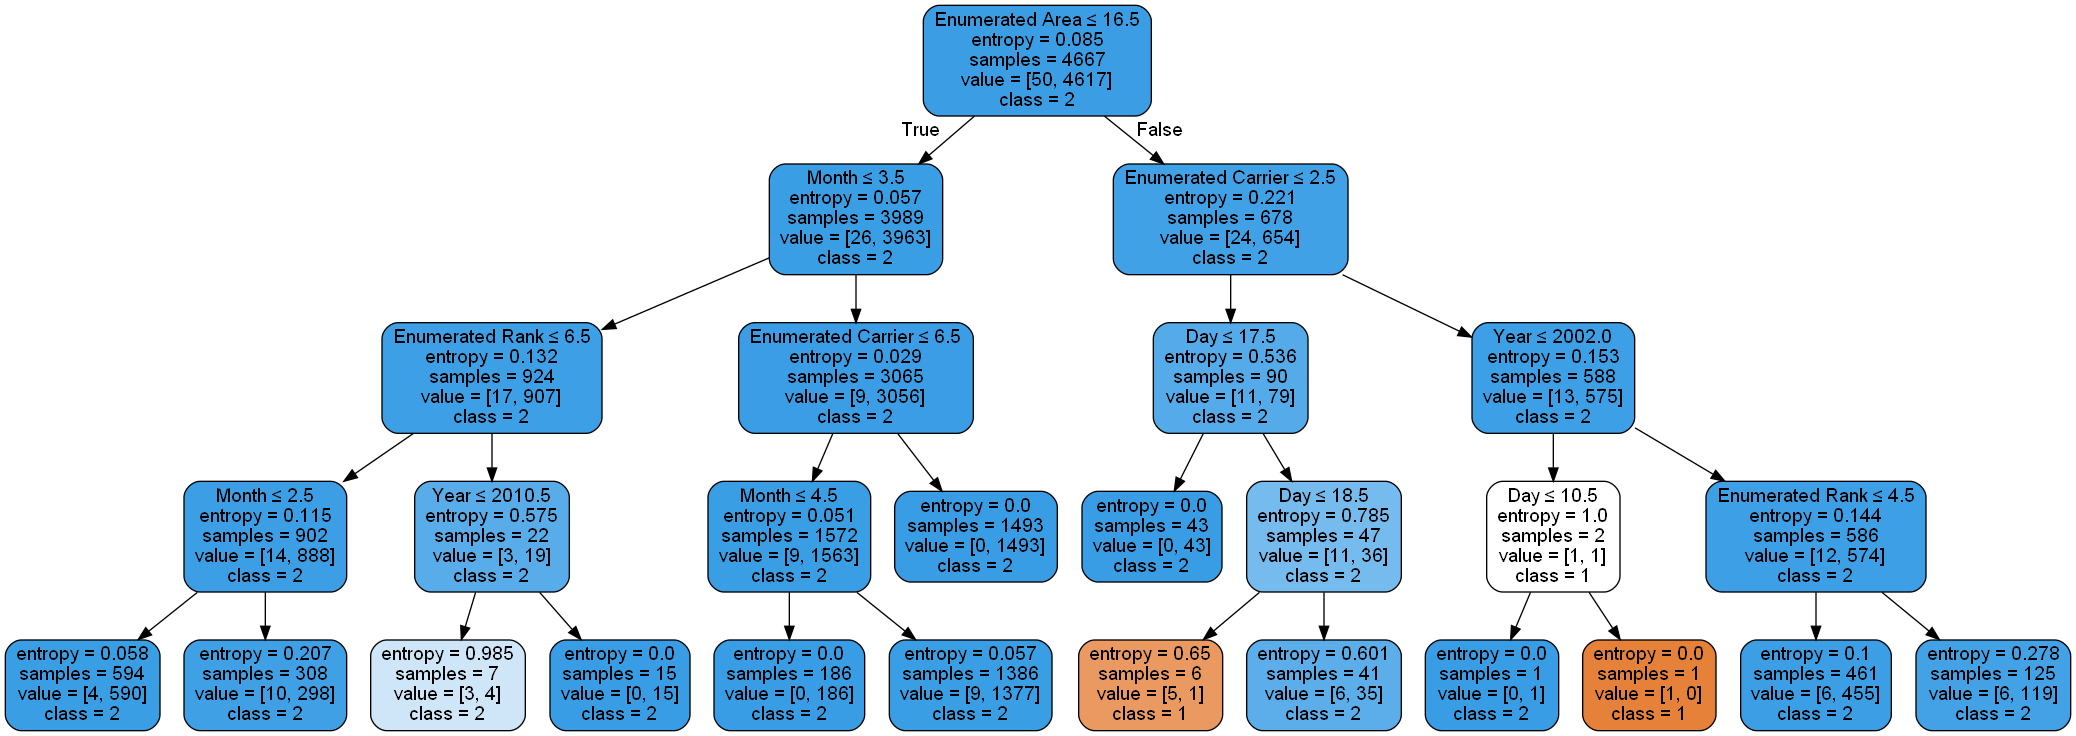

Recreate this plot in Python.
import pandas as pd
from sklearn.tree import DecisionTreeClassifier # Import Decision Tree Classifier
from sklearn.model_selection import train_test_split # Import train_test_split function
from sklearn import metrics
from sklearn import svm
from sklearn.neighbors import KNeighborsClassifier
from sklearn.naive_bayes import GaussianNB
from sklearn.pipeline import make_pipeline
from sklearn.preprocessing import StandardScaler
from sklearn.svm import SVC
from sklearn import linear_model
from sklearn.linear_model import LogisticRegression

from sklearn.tree import export_graphviz
from six import StringIO
from IPython.display import Image
import pydotplus

train_data = pd.read_csv("FinalizedDatasetTrimmed2.csv")
data = pd.read_csv("FinalizedDataset2.csv")

# def search_for_nan(row):
#     for item in row:
#         if type(item) != type(" ") and type(item) != type(1): #and type(item) != type(1.0):
#             print(item)

# data.apply(search_for_nan, axis=1)

print(data["Enumerated Event Severity"].value_counts())

feature_cols = ["Day", "Month", "Year", "Enumerated Division", "Enumerated Area","Enumerated Rank","Enumerated Sex","Enumerated Carrier"]
#"Enumerated Event Severity","Enumerated Injury Severity"

# X_train = train_data[feature_cols]
# y_train = train_data["Enumerated Event Severity"] #make sure one of the columns is called label
# X_test = test_data[feature_cols]
# y_test = test_data["Enumerated Event Severity"]

X = data[feature_cols]
y = data["Enumerated Event Severity"]

X_train, X_test, y_train, y_test = train_test_split(X, y, test_size=0.2, random_state=5)

tree_clf = DecisionTreeClassifier(criterion="entropy", max_depth=4) #criteriion="entropy, max_depth=3" #98.8% Accuracy
svm_clf = make_pipeline(StandardScaler(), SVC())
knn_clf = KNeighborsClassifier(algorithm="kd_tree", weights="distance") 
nb_clf = GaussianNB()
lr_clf = LogisticRegression(max_iter=2000, solver="newton-cg")

tree_clf = tree_clf.fit(X_train, y_train)
svm_clf = svm_clf.fit(X_train, y_train)
knn_clf = knn_clf.fit(X_train, y_train)
nb_clf = nb_clf.fit(X_train, y_train)
lr_clf = lr_clf.fit(X_train, y_train)

tree_y_pred = tree_clf.predict(X_test)
svm_y_pred = svm_clf.predict(X_test)
knn_y_pred = knn_clf.predict(X_test)
nb_y_pred = nb_clf.predict(X_test)
lr_y_pred = lr_clf.predict(X_test)

print("--------TREE--------")
print("Accuracy: ", metrics.accuracy_score(y_test, tree_y_pred))
print("F1: ", metrics.f1_score(y_test, tree_y_pred))
print("Balanced Accuracy: ", metrics.balanced_accuracy_score(y_test, tree_y_pred))
print("--------KNN--------")
print("Accuracy: ", metrics.accuracy_score(y_test, knn_y_pred))
print("F1: ", metrics.f1_score(y_test, knn_y_pred))
print("Balanced Accuracy: ", metrics.balanced_accuracy_score(y_test, knn_y_pred))
print("--------Bayes--------")
print("Accuracy: ", metrics.accuracy_score(y_test, nb_y_pred))
print("F1: ", metrics.f1_score(y_test, nb_y_pred))
print("Balanced Accuracy: ", metrics.balanced_accuracy_score(y_test, nb_y_pred))
print("--------SVM--------")
print("Accuracy: ", metrics.accuracy_score(y_test, svm_y_pred))
print("F1: ", metrics.f1_score(y_test, svm_y_pred))
print("Balanced Accuracy: ", metrics.balanced_accuracy_score(y_test, svm_y_pred))
print("--------Logistic--------")
print("Accuracy: ", metrics.accuracy_score(y_test, lr_y_pred))
print("F1: ", metrics.f1_score(y_test, lr_y_pred))
print("Balanced Accuracy: ", metrics.balanced_accuracy_score(y_test, lr_y_pred))

#Display the decision tree
event_severity_classes = ['1','2']
injury_severity_classes = ['1','3', '4', '5', '6', '7', '8']
dot_data = StringIO()
export_graphviz(tree_clf, out_file=dot_data, 
    filled=True, rounded=True, 
    special_characters=True, feature_names=feature_cols, class_names=event_severity_classes)
graph = pydotplus.graph_from_dot_data(dot_data.getvalue())
graph.write_png('decision_tree4.png')
Image(graph.create_png())
